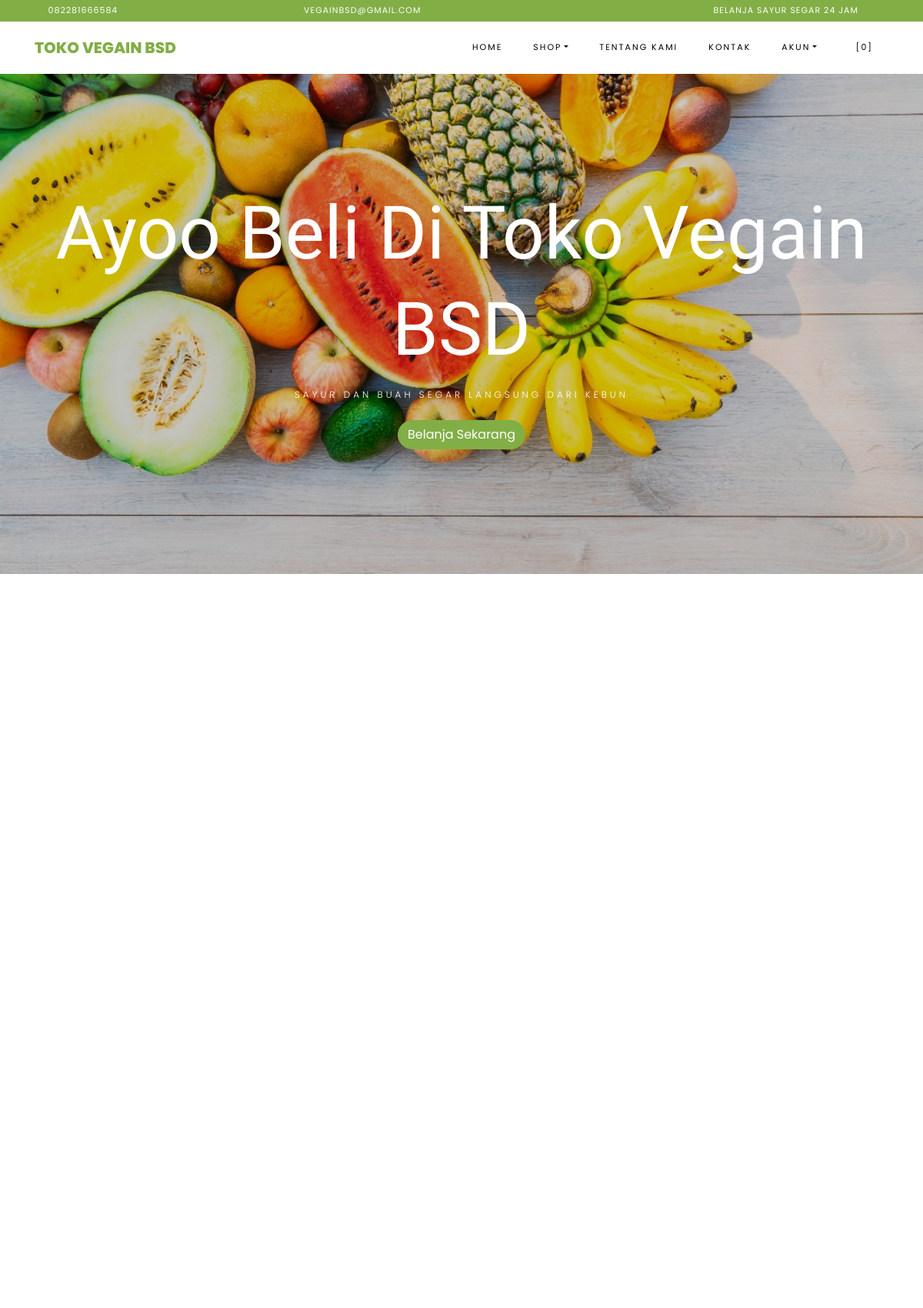
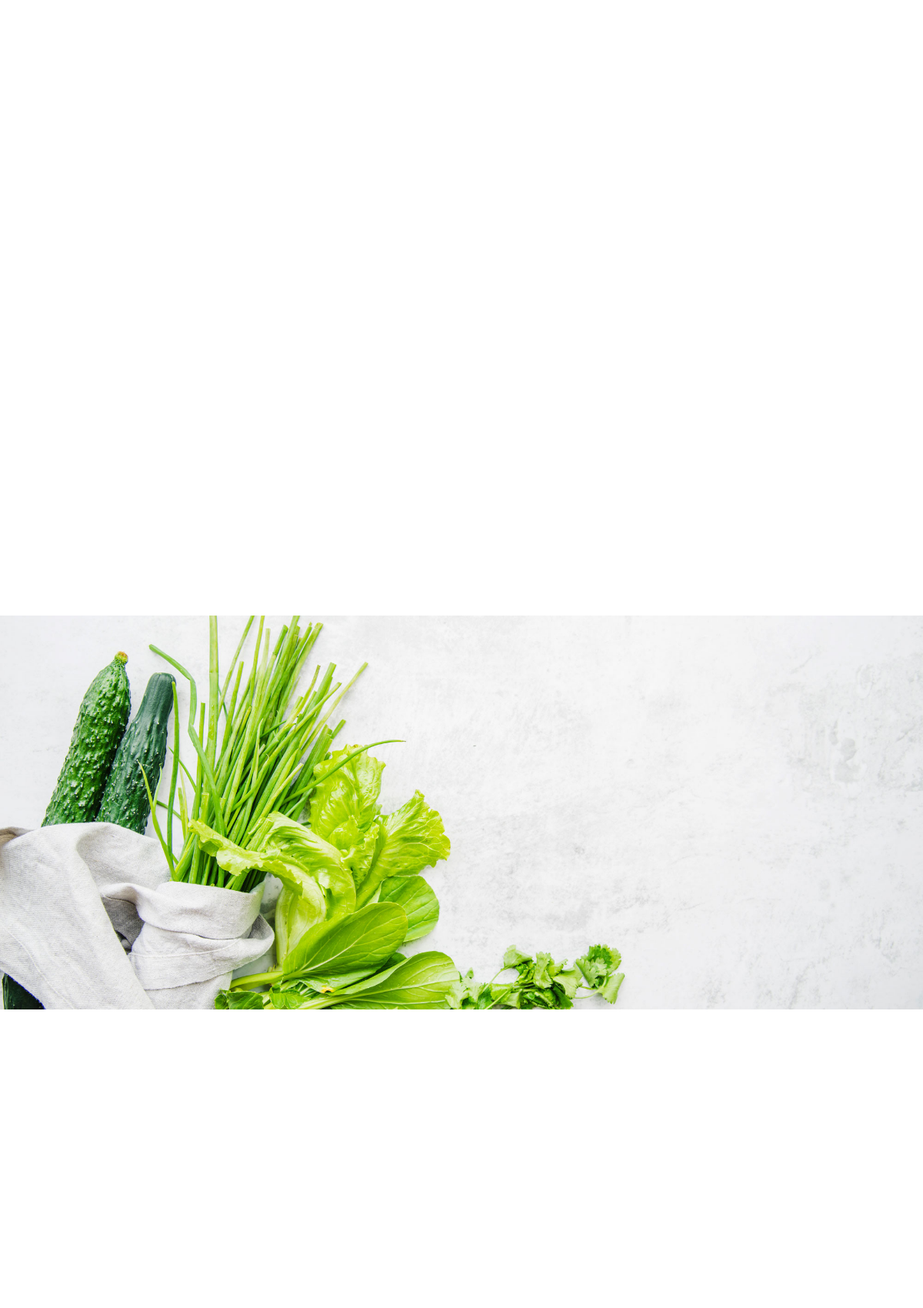
The page / (upper part) on the database its author committed (2 pictures, top to bottom).
### tables this page shows
CREATE TABLE `settings` (
  `id` int(10) NOT NULL,
  `key` varchar(32) NOT NULL,
  `content` text NOT NULL
);

### application/helpers/themes_helper.php (called while the page is built, shortened)
<?php
if ( ! function_exists('get_theme_name'))
{
    function get_theme_name() {
        $current_theme = get_settings('current_theme_name');
        return ($current_theme) ? $current_theme : false;
    }
}
if ( ! function_exists('get_template_part'))
{
    function get_template_part($file_name = null, $params = array()) {
        if ($file_name !== '') {
            $current_theme = get_theme_name();
            if ( file_exists($file_location = VIEWPATH .'themes/'. $current_theme .'/'. $file_name .'.php')) {
                $CI =& get_instance();
                $CI->load->view('themes/'. $current_theme .'/'. $file_name, $params);
            }
            else {
                echo '<div>Kesalahan: berkas tema <b>'. $file_name .'.php</b> tidak ditemukan.<br>Lokasi berkas: <b>'. $file_location .'</b></div>';
            }
        }
    }
}
if ( ! function_exists('get_header'))
{
    function get_header($params = null, $section = '', $current_section = '') {
        $load_params = array();
        if ( is_null($params)) {
            $load_params['title'] = get_settings('site_name');
        }
        else if ( is_string($params)) {
            $load_params['title'] = $params;
        }
        else if ( is_array($params)) {
            $load_params = $params;
        }
        else {
            $load_params['title'] = get_settings('site_name');
        }
        $load_params['sidebar_section'] = $section;
        $load_params['current_section'] = $current_section;
        get_template_part('header', $load_params);
    }
}
if ( ! function_exists('get_theme_uri'))
{
    function get_theme_uri($file_name = null, $theme_name = NULL)
    {
        $theme_name = ($theme_name == NULL) ? get_theme_name() : $theme_name;
        return is_null($file_name) ? base_url('assets/themes/'. $theme_name .'/') : base_url('assets/themes/'. $theme_name .'/'. $file_name) ;
    }
}

### application/controllers/Home.php (called while the page is built, shortened)
<?php
class Home extends CI_Controller {
    public function index() {
        $params['title'] = 'Selamat Datang di Toko Sayur 22';
        $products['products'] = $this->product->get_all_products();
        $products['best_deal'] = $this->product->best_deal_product();
        $products['reviews'] = $this->review->get_all_reviews();
        get_header($params);
        get_template_part('home', $products);
    }
}

### index.php (called while the page is built, shortened)
<?php
require_once BASEPATH . 'core/CodeIgniter.php';

### application/helpers/global_helper.php (called while the page is built, shortened)
<?php
if (!function_exists('get_settings')) {
    function get_settings($key = '')
    {
        $CI = &get_instance();
        $row = $CI->db
            ->select('content')
            ->where('key', $key)
            ->get('settings')
            ->row();
        return $row->content;
    }
}
if (!function_exists('get_store_name')) {
    function get_store_name()
    {
        return get_settings('store_name');
    }
}

### application/helpers/session_helper.php (called while the page is built, shortened)
<?php
if (!function_exists('init')) {
    function init()
    {
        $CI = &get_instance();
        return $CI;
    }
}
if (!function_exists('session_data')) {
    function session_data()
    {
        $CI = init();
        $read_session_in_cookie = get_cookie('__ACTIVE_SESSION_DATA');
        $read_session_in_session = $CI->session->userdata('__ACTIVE_SESSION_DATA');
        if ($read_session_in_cookie) {
            $read_data = $CI->encryption->decrypt($read_session_in_cookie);
            $read_data = json_decode($read_data);
            return $read_data;
        } else if ($read_session_in_session) {
            $read_data = $CI->encryption->decrypt($read_session_in_session);
            $read_data = json_decode($read_data);
            return $read_data;
        } else {
            $default_session = new stdClass();
            $default_session->is_login = FALSE;
            $default_session->user_id = 0;
            $default_session->login_at = 0;
            $default_session->remember_me = FALSE;
            return $default_session;
        }
    }
}

### application/views/themes/vegefoods/home.php (the view, shortened to what this page needs)
<section id="home-section" class="hero">
    <div class="home-slider owl-carousel">
    <div class="slider-item" style="background-image: url(<?php echo get_theme_uri('images/bg_6.jpeg'); ?>);">
        <div class="overlay"></div>
      <div class="container">
        <div class="row slider-text justify-content-center align-items-center" data-scrollax-parent="true">
          <div class="col-md-12 ftco-animate text-center">
            <h1 class="mb-2">Ayoo Beli Di Toko Vegain BSD</h1>
            <h2 class="subheading mb-4">Sayur dan Buah Segar Langsung dari Kebun</h2>
            <p><a href="#products" class="btn btn-primary">Belanja Sekarang</a></p>
          </div>
        </div>
      </div>
    </div>
  </div>
</section>
<section class="ftco-section" id="products">
      <div class="container">
          <div class="row no-gutters ftco-services">
  </div>
      </div>
  </section>
  <section class="ftco-section">
  <div class="container">
          <div class="row justify-content-center mb-3 pb-3">
  </div>
  </div>
  <div class="container">
      <div class="row">
      </div>
  </div>
</section>
  <section class="ftco-section img" style="background-image: url(<?php echo get_theme_uri('images/bg_3.jpg'); ?>);">
  <div class="container">
          <div class="row justify-content-end">
  </div>
  </div>
</section>
<section class="ftco-section testimony-section">
    <div class="container">
      <div class="row justify-content-center mb-5 pb-3">
      </div>
    </div>
  </section>

### application/views/themes/vegefoods/header.php (shortened to what this page needs)
?><!DOCTYPE html>
<html lang="en">
  <head>
    <link rel="stylesheet" href="<?php echo get_theme_uri('css/open-iconic-bootstrap.min.css'); ?>">
    <link rel="stylesheet" href="<?php echo get_theme_uri('css/animate.css'); ?>">
    <link rel="stylesheet" href="<?php echo get_theme_uri('css/owl.carousel.min.css'); ?>">
    <link rel="stylesheet" href="<?php echo get_theme_uri('css/owl.theme.default.min.css'); ?>">
    <link rel="stylesheet" href="<?php echo get_theme_uri('css/magnific-popup.css'); ?>">
    <link rel="stylesheet" href="<?php echo get_theme_uri('css/aos.css'); ?>">
	<link rel="stylesheet" href="<?php echo get_theme_uri('css/ionicons.min.css'); ?>">
	<link rel="stylesheet" href="<?php echo get_theme_uri('js/plugins/@fortawesome/fontawesome-free/css/all.min.css', 'argon'); ?>">
    <link rel="stylesheet" href="<?php echo get_theme_uri('css/bootstrap-datepicker.css'); ?>">
    <link rel="stylesheet" href="<?php echo get_theme_uri('css/jquery.timepicker.css'); ?>">
    <link rel="stylesheet" href="<?php echo get_theme_uri('css/flaticon.css'); ?>">
    <link rel="stylesheet" href="<?php echo get_theme_uri('css/icomoon.css'); ?>">
	<link rel="stylesheet" href="<?php echo get_theme_uri('css/style.css'); ?>">
	<link rel="stylesheet" href="<?php echo base_url('assets/plugins/toastr/toastr.min.css'); ?>">
  </head>
  <body class="goto-here">
		<div class="py-1 bg-primary">
    	<div class="container">
    		<div class="row no-gutters d-flex align-items-start align-items-center px-md-0">
	    		<div class="col-lg-12 d-block">
		    		<div class="row d-flex">
		    			<div class="col-md pr-4 d-flex topper align-items-center">
					    	<div class="icon mr-2 d-flex justify-content-center align-items-center"><span class="icon-phone2"></span></div>
						    <span class="text"><?php echo get_settings('store_phone_number'); ?></span>
					    </div>
					    <div class="col-md pr-4 d-flex topper align-items-center">
					    	<div class="icon mr-2 d-flex justify-content-center align-items-center"><span class="icon-paper-plane"></span></div>
						    <span class="text"><?php echo get_settings('store_email'); ?></span>
					    </div>
					    <div class="col-md-5 pr-4 d-flex topper align-items-center text-lg-right">
						    <span class="text"><?php echo get_settings('store_tagline'); ?></span>
					    </div>
				    </div>
			    </div>
		    </div>
		  </div>
    </div>
    <nav class="navbar navbar-expand-lg navbar-dark ftco_navbar bg-dark ftco-navbar-light" id="ftco-navbar">
	    <div class="container">
	      <a class="navbar-brand" href="<?php echo base_url(); ?>"><?php echo get_store_name(); ?></a>
	      <div class="collapse navbar-collapse" id="ftco-nav">
	        <ul class="navbar-nav ml-auto">
	          <li class="nav-item active"><a href="<?php echo base_url(); ?>" class="nav-link">Home</a></li>
	          <li class="nav-item dropdown">
              <a class="nav-link dropdown-toggle" href="#" id="dropdown04" data-toggle="dropdown" aria-haspopup="true" aria-expanded="false">Shop</a>
            </li>
	          <li class="nav-item"><a href="<?php echo site_url('pages/about'); ?>" class="nav-link">Tentang Kami</a></li>
              <li class="nav-item"><a href="<?php echo site_url('pages/contact'); ?>" class="nav-link">Kontak</a></li>
              <li class="nav-item dropdown">
              <a class="nav-link dropdown-toggle" href="#" id="dropdown05" data-toggle="dropdown" aria-haspopup="true" aria-expanded="false">Akun</a>
            </li>
	          <li class="nav-item cta cta-colored"><a href="<?php echo site_url('shop/cart'); ?>" class="nav-link"><span class="icon-shopping_cart"></span>[<span class="cart-item-total">0</span>]</a></li>
	        </ul>
	      </div>
	    </div>
	  </nav>

### assets/themes/vegefoods/css/icomoon.css (style rules this page uses)
[class^="icon-"], [class*=" icon-"] { font-family: 'icomoon' !important; speak: none; font-style: normal; font-weight: normal; font-variant: normal; text-transform: none; line-height: 1; -webkit-font-smoothing: antialiased; -moz-osx-font-smoothing: grayscale; }
.icon-paper-plane:before { content: "\f1d8"; }
.icon-phone2:before { content: "\e0cd"; }
.icon-shopping_cart:before { content: "\e8cc"; }

### rows shown on the page
settings: content "082281666584"
settings: content "VEGAINBSD@GMAIL.COM"
settings: content "BELANJA SAYUR SEGAR 24 JAM"
settings: content "TOKO VEGAIN BSD"
settings: content (picture)
